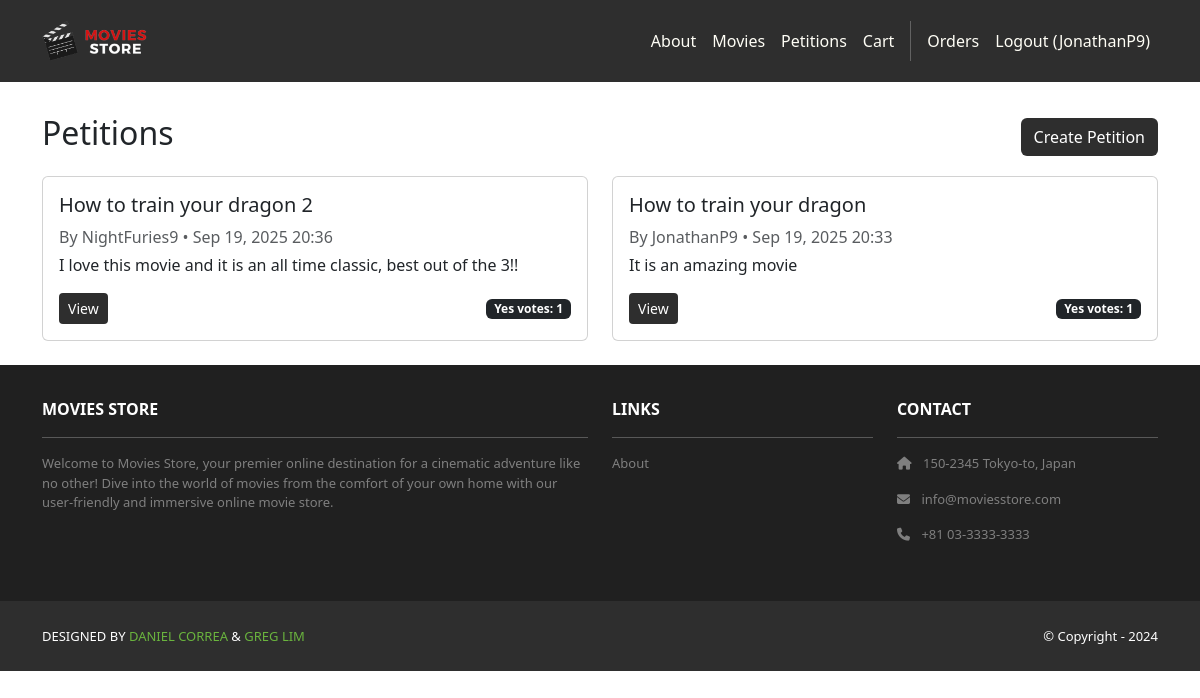
/petitions/ (signed in), run on the app's committed database.
### petitions/models.py (models this page shows, shortened)
class Petition(models.Model):
    title = models.CharField(max_length=255)
    description = models.TextField(blank=True)
    created_by = models.ForeignKey(settings.AUTH_USER_MODEL, on_delete=models.CASCADE, related_name='petitions')
    created_at = models.DateTimeField(default=timezone.now)
    class Meta:
        ordering = ['-created_at']
    @property
    def yes_count(self) -> int:
        return self.votes.count()

### petitions/views.py (the view)
# urls.py: path('', views.index, name='cart.index'),
def index(request):
    petitions = Petition.objects.all()
    template_data = {
        "title": "Petitions",
        "petitions": petitions,
    }
    return render(request, "petitions/index.html", {"template_data": template_data})

### petitions/templates/petitions/index.html
{% extends 'base.html' %}
{% block content %}
<div class="p-3">
  <div class="container">
    <div class="row mt-3">
      <div class="col mx-auto mb-3 d-flex justify-content-between align-items-center">
        <h2>Petitions</h2>
        {% if user.is_authenticated %}
        <a class="btn bg-dark text-white" href="{% url 'petitions:create' %}">Create Petition</a>
        {% else %}
        <a class="btn btn-outline-dark" href="{% url 'accounts.login' %}">Login to create petition</a>
        {% endif %}
      </div>
    </div>
    <div class="row">
      {% for petition in template_data.petitions %}
      <div class="col-md-6 mb-2">
        <div class="p-3 card">
          <h5 class="card-title">{{ petition.title }}</h5>
          <p class="card-text text-muted mb-1">By {{ petition.created_by.username }} • {{ petition.created_at|date:"M d, Y H:i" }}</p>
          <p class="card-text">{{ petition.description|default:"No description." }}</p>
          <div class="d-flex justify-content-between align-items-center">
            <a href="{% url 'petitions:detail' id=petition.id %}" class="btn btn-sm bg-dark text-white">View</a>
            <span class="badge text-bg-dark">Yes votes: {{ petition.yes_count }}</span>
          </div>
        </div>
      </div>
      {% empty %}
      <div class="col">
        <div class="alert alert-info">No petitions yet.</div>
      </div>
      {% endfor %}
    </div>
  </div>
</div>
{% endblock content %}

### moviesstore/templates/base.html (shortened to what this page needs)
<!DOCTYPE html>
<html>
  {% load static %}
  <head>
    <link href="https://cdn.jsdelivr.net/npm/bootstrap@5.3.3/dist/css/bootstrap.min.css" rel="stylesheet">
    <link rel="stylesheet" href="https://cdnjs.cloudflare.com/ajax/libs/font-awesome/6.1.1/css/all.min.css">
    <link rel="stylesheet" type="text/css" href="{% static 'css/style.css' %}?v=2">
  </head>
  <body>
    <nav class="p-3 navbar navbar-dark bg-dark navbar-expand-lg">
      <div class="container">
        <a class="navbar-brand" href="{% url 'home.index' %}">
          <img src="{% static 'img/logo.png' %}" alt="logo" height="40" />
        </a>
        <div class="collapse navbar-collapse" id="navbarNavAltMarkup">
          <div class="navbar-nav ms-auto navbar-ml">
            <a class="nav-link" href="{% url 'home.about' %}">About</a>
            <a class="nav-link" href="{% url 'movies.index' %}">Movies</a>
            <a class="nav-link" href="{% url 'petitions:index' %}">Petitions</a>
            <a class="nav-link" href="{% url 'cart.index' %}">Cart</a>
            {% if user.is_authenticated %}
            <a class="nav-link" href="{% url 'accounts.orders' %}">Orders</a>
            <a class="nav-link" href="{% url 'accounts.logout' %}">Logout ({{ user.username }})</a>
            {% else %}
            <a class="nav-link" href="{% url 'accounts.login' %}">Login</a>
            <a class="nav-link" href="{% url 'accounts.signup' %}">Sign Up</a>
            {% endif %}
          </div>
        </div>
      </div>
    </nav>
    <div>
      {% block content %}
      {% endblock content %}
    </div>
    <section class="p-3 ms-footer d-none d-md-block">
      <div class="container">
        <div class="row mt-3 text-white">
          <div class="col-md-6 col-lg-6 col-xl-6 mx-auto mb-4">
            <b>MOVIES STORE</b>
            <hr />
            <p>Welcome to Movies Store, your premier online destination for a cinematic
              adventure like no other! Dive into the world of movies from the comfort of your own home with our user-friendly
              and immersive online movie store.</p>
          </div>
          <div class="col-md-3 col-lg-3 col-xl-3 mx-auto mb-4">
            <b>LINKS</b>
            <hr />
            <p><a class="nav-link" href="{% url 'home.about' %}">About</a></p>
          </div>
          <div class="col-md-3 col-lg-3 col-xl-3 mx-auto mb-4">
            <b>CONTACT</b>
            <hr />
            <p><i class="fas fa-home me-2"></i> 150-2345 Tokyo-to, Japan</p>
            <p><i class="fas fa-envelope me-2"></i> info@moviesstore.com</p>
            <p><i class="fas fa-phone me-2"></i> +81 03-3333-3333</p>
          </div>
        </div>
      </div>
    </section>
    <section class="p-3 ms-footer-bottom bg-dark">
      <div class="container d-flex justify-content-between">
        <div class="me-5 text-white">
          <span>DESIGNED BY <a href="https://www.x.com/danielgarax" target="_blank">DANIEL CORREA</a> &
            <a href="https://www.x.com/greglim81" target="_blank">GREG LIM</a>
          </span>
        </div>
        <div class="text-white">
          <span>© Copyright - 2024</span>
        </div>
      </div>
    </section>
  </body>
</html>

### moviesstore/static/css/style.css (style rules this page uses)
.navbar a.nav-link { color: #FFFEF6 !important; }
.bg-dark { background-color: #2E2E2E !important; }
.ms-footer { background-color: #202020; }
.ms-footer p { color: #7F7F7F; font-size: 13px; }
.ms-footer-bottom span { font-size: 13px; line-height: 38px; }
.ms-footer-bottom a { color: #6ab43e; text-decoration: none; }

### data on the page
Petition: title "How to train your dragon 2", created_by.username "NightFuries9", created_at "Sep 19, 2025 20:36", description "I love this movie and it is an all time classic, best out of the 3!!", yes_count "1"
Petition: title "How to train your dragon", created_by.username "JonathanP9", created_at "Sep 19, 2025 20:33", description "It is an amazing movie", yes_count "1"

### other printed values
{{ user.username }} "JonathanP9"
